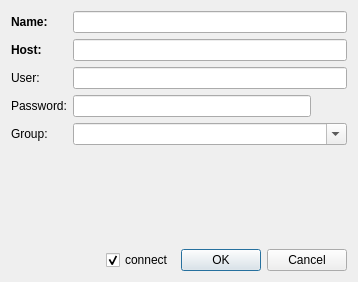
<?xml version="1.0" encoding="UTF-8"?>
<ui version="4.0">
 <class>HostConfig</class>
 <widget class="QDialog" name="HostConfig">
  <property name="geometry">
   <rect>
    <x>0</x>
    <y>0</y>
    <width>358</width>
    <height>282</height>
   </rect>
  </property>
  <property name="maximumSize">
   <size>
    <width>358</width>
    <height>282</height>
   </size>
  </property>
  <property name="windowTitle">
   <string>Host config</string>
  </property>
  <layout class="QVBoxLayout" name="verticalLayout">
   <item>
    <layout class="QGridLayout" name="gridLayout">
     <item row="0" column="0">
      <widget class="QLabel" name="nameLabel">
       <property name="font">
        <font>
         <weight>75</weight>
         <bold>true</bold>
        </font>
       </property>
       <property name="text">
        <string>Name:</string>
       </property>
      </widget>
     </item>
     <item row="0" column="1">
      <widget class="QLineEdit" name="name">
       <property name="autoFillBackground">
        <bool>false</bool>
       </property>
       <property name="text">
        <string/>
       </property>
       <property name="placeholderText">
        <string/>
       </property>
      </widget>
     </item>
     <item row="1" column="0">
      <widget class="QLabel" name="hostLabel">
       <property name="font">
        <font>
         <weight>75</weight>
         <bold>true</bold>
        </font>
       </property>
       <property name="text">
        <string>Host:</string>
       </property>
      </widget>
     </item>
     <item row="1" column="1">
      <widget class="QLineEdit" name="address">
       <property name="placeholderText">
        <string/>
       </property>
      </widget>
     </item>
     <item row="2" column="0">
      <widget class="QLabel" name="userLabel">
       <property name="font">
        <font>
         <weight>50</weight>
         <bold>false</bold>
        </font>
       </property>
       <property name="text">
        <string>User:</string>
       </property>
      </widget>
     </item>
     <item row="2" column="1">
      <widget class="QLineEdit" name="user">
       <property name="placeholderText">
        <string/>
       </property>
      </widget>
     </item>
     <item row="3" column="0">
      <widget class="QLabel" name="passwordLabel">
       <property name="font">
        <font>
         <weight>50</weight>
         <bold>false</bold>
        </font>
       </property>
       <property name="text">
        <string>Password:</string>
       </property>
      </widget>
     </item>
     <item row="3" column="1">
      <layout class="QHBoxLayout" name="horizontalLayout_2">
       <item>
        <widget class="QLineEdit" name="password">
         <property name="echoMode">
          <enum>QLineEdit::Password</enum>
         </property>
         <property name="placeholderText">
          <string/>
         </property>
        </widget>
       </item>
       <item>
        <widget class="QPushButton" name="showPassword">
         <property name="maximumSize">
          <size>
           <width>30</width>
           <height>26</height>
          </size>
         </property>
         <property name="focusPolicy">
          <enum>Qt::NoFocus</enum>
         </property>
         <property name="toolTip">
          <string notr="true">Show password</string>
         </property>
         <property name="accessibleName">
          <string notr="true"/>
         </property>
         <property name="accessibleDescription">
          <string notr="true"/>
         </property>
         <property name="text">
          <string extracomment="show password"/>
         </property>
         <property name="icon">
          <iconset resource="../app/resources/resources.qrc">
           <normaloff>:/ico/eye.svg</normaloff>:/ico/eye.svg</iconset>
         </property>
         <property name="iconSize">
          <size>
           <width>30</width>
           <height>20</height>
          </size>
         </property>
         <property name="checkable">
          <bool>true</bool>
         </property>
         <property name="flat">
          <bool>true</bool>
         </property>
        </widget>
       </item>
      </layout>
     </item>
     <item row="4" column="0">
      <widget class="QLabel" name="groupLabel">
       <property name="text">
        <string>Group:</string>
       </property>
      </widget>
     </item>
     <item row="4" column="1">
      <widget class="QComboBox" name="group">
       <property name="statusTip">
        <string notr="true"/>
       </property>
       <property name="accessibleName">
        <string notr="true"/>
       </property>
       <property name="accessibleDescription">
        <string notr="true"/>
       </property>
       <property name="inputMethodHints">
        <set>Qt::ImhNone</set>
       </property>
       <property name="editable">
        <bool>true</bool>
       </property>
       <property name="maxVisibleItems">
        <number>100</number>
       </property>
       <property name="frame">
        <bool>true</bool>
       </property>
      </widget>
     </item>
    </layout>
   </item>
   <item>
    <widget class="QLabel" name="informationLabel">
     <property name="enabled">
      <bool>true</bool>
     </property>
     <property name="font">
      <font>
       <weight>75</weight>
       <bold>true</bold>
      </font>
     </property>
     <property name="styleSheet">
      <string notr="true">color: red</string>
     </property>
     <property name="text">
      <string/>
     </property>
     <property name="alignment">
      <set>Qt::AlignCenter</set>
     </property>
     <property name="wordWrap">
      <bool>false</bool>
     </property>
    </widget>
   </item>
   <item>
    <spacer name="verticalSpacer">
     <property name="orientation">
      <enum>Qt::Vertical</enum>
     </property>
     <property name="sizeHint" stdset="0">
      <size>
       <width>20</width>
       <height>40</height>
      </size>
     </property>
    </spacer>
   </item>
   <item>
    <layout class="QHBoxLayout" name="horizontalLayout">
     <item>
      <spacer name="horizontalSpacer">
       <property name="orientation">
        <enum>Qt::Horizontal</enum>
       </property>
       <property name="sizeHint" stdset="0">
        <size>
         <width>40</width>
         <height>20</height>
        </size>
       </property>
      </spacer>
     </item>
     <item>
      <widget class="QCheckBox" name="connectCheckBox">
       <property name="enabled">
        <bool>true</bool>
       </property>
       <property name="text">
        <string>connect</string>
       </property>
       <property name="checked">
        <bool>true</bool>
       </property>
      </widget>
     </item>
     <item>
      <widget class="QDialogButtonBox" name="buttonBox">
       <property name="locale">
        <locale language="English" country="UnitedStates"/>
       </property>
       <property name="standardButtons">
        <set>QDialogButtonBox::Cancel|QDialogButtonBox::Ok</set>
       </property>
      </widget>
     </item>
    </layout>
   </item>
  </layout>
 </widget>
 <resources>
  <include location="../app/resources/resources.qrc"/>
 </resources>
 <connections>
  <connection>
   <sender>buttonBox</sender>
   <signal>rejected()</signal>
   <receiver>HostConfig</receiver>
   <slot>reject()</slot>
   <hints>
    <hint type="sourcelabel">
     <x>210</x>
     <y>253</y>
    </hint>
    <hint type="destinationlabel">
     <x>186</x>
     <y>434</y>
    </hint>
   </hints>
  </connection>
 </connections>
</ui>
